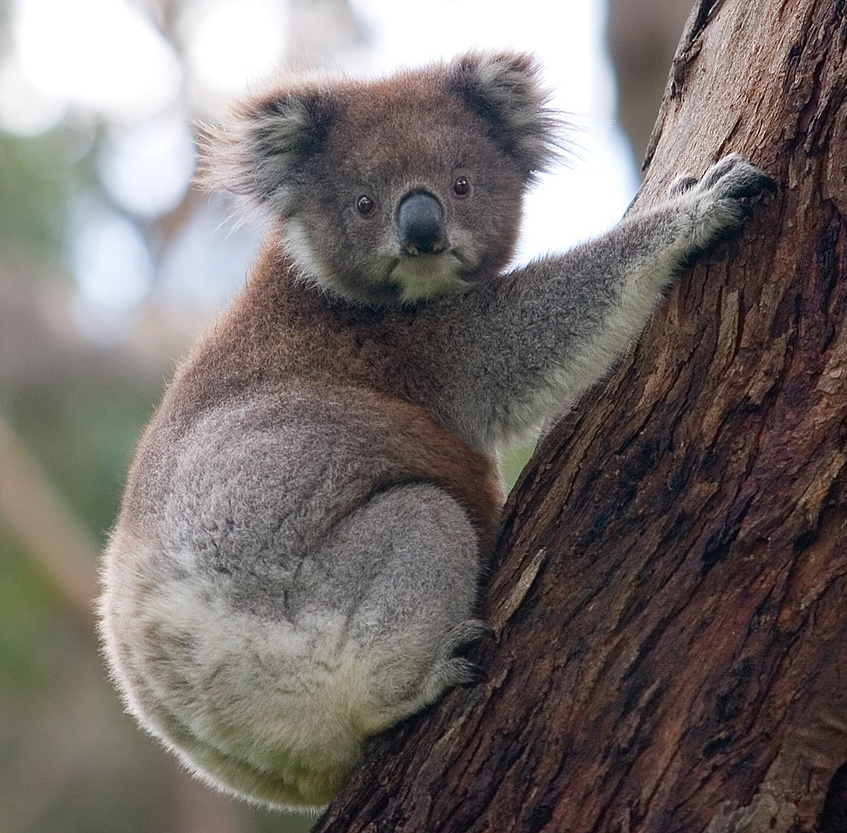
#> input picture img/Koala_climbing_tree.jpg, 847 x 833 px, shrunk from 1132 x 1113 before the run
$ python -i __init__.py   (imports and definitions only)
#> lines starting #> are read from the running program, lines starting #| are printed output that depends on the picture
from skimage import io
import numpy as np
from scipy.signal import convolve2d
from skimage.color import rgb2gray

class LoGEdgeDetector:
    # [48 lines left out: functions any_neighbor_zero, zero_crossing, gaussian_kernel, laplacian_of_gaussian_kernel, gaussian_laplace, not called in this run]

    @staticmethod
    def first_derivative_sobel(img):
        """Applies a Sobel filter to compute the first derivative."""
        if img.ndim > 2:
            img = rgb2gray(img)
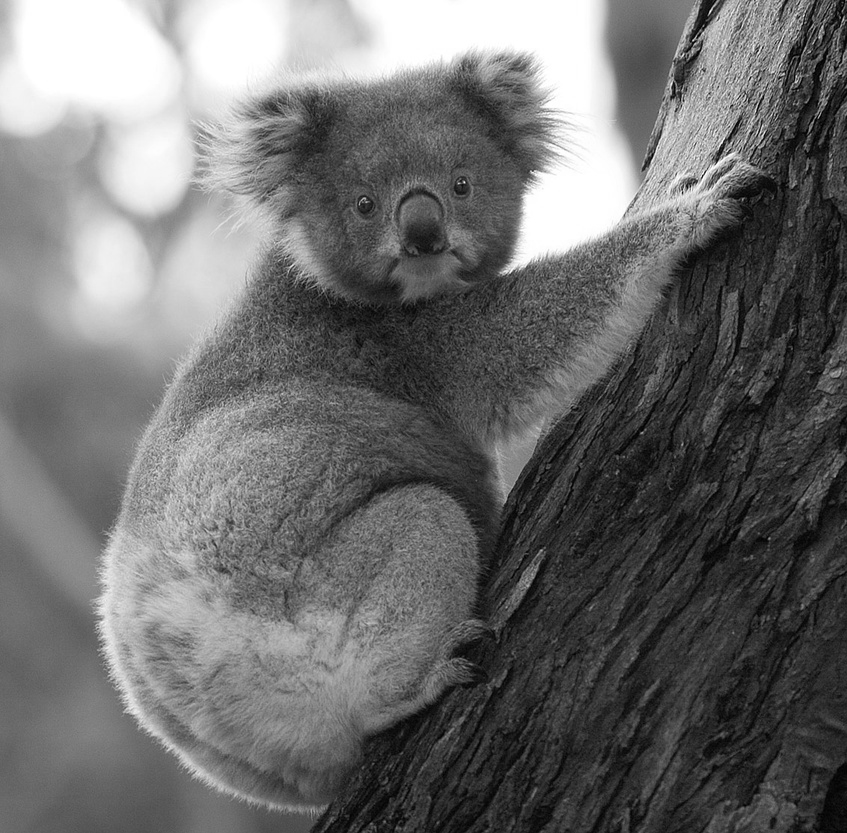
#> img: shape (833, 847) float64; min 0.00141, max 1, mean 0.431
        sobel_x = np.array([[-1, 0, 1], [-2, 0, 2], [-1, 0, 1]])
        sobel_y = np.array([[-1, -2, -1], [0, 0, 0], [1, 2, 1]])
        img_x = convolve2d(img, sobel_x, mode='same', boundary='fill', fillvalue=0)
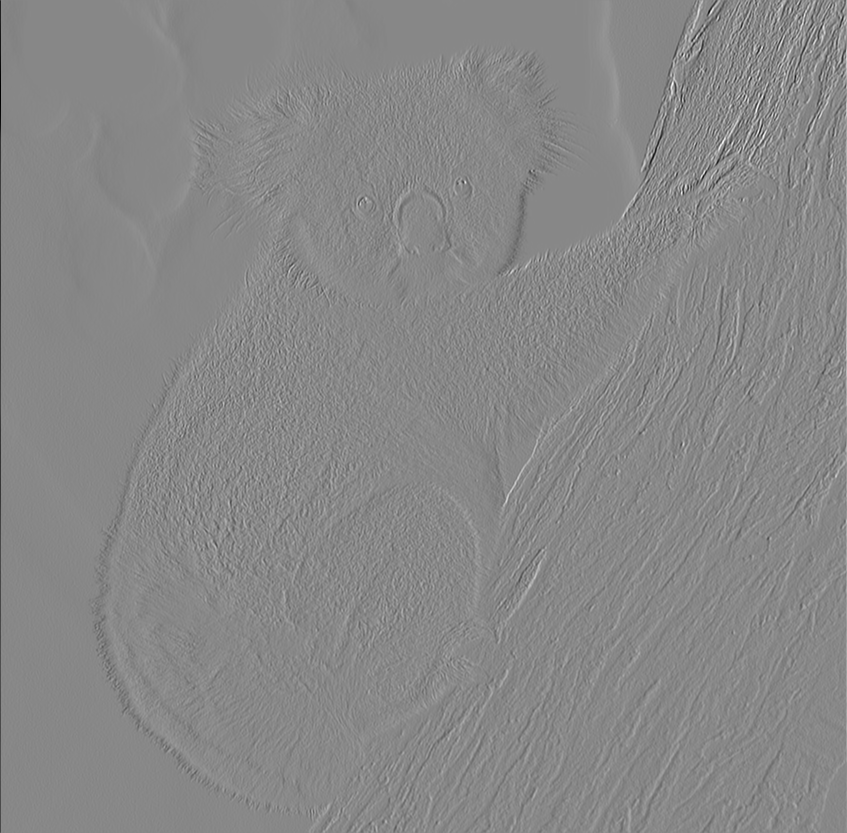
#> img_x: shape (833, 847) float64; min -3.77, max 3.3, mean 0.00165; drawn with min black and max white
        img_y = convolve2d(img, sobel_y, mode='same', boundary='fill', fillvalue=0)
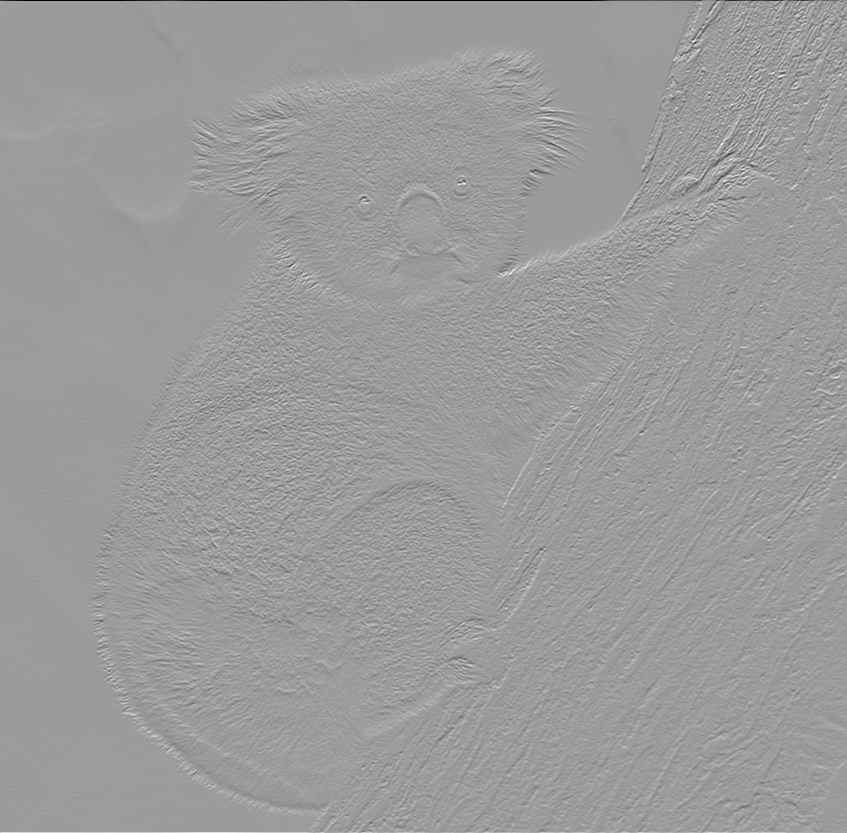
#> img_y: shape (833, 847) float64; min -4, max 2.56, mean 0.00271; drawn with min black and max white
        return np.hypot(img_x, img_y)
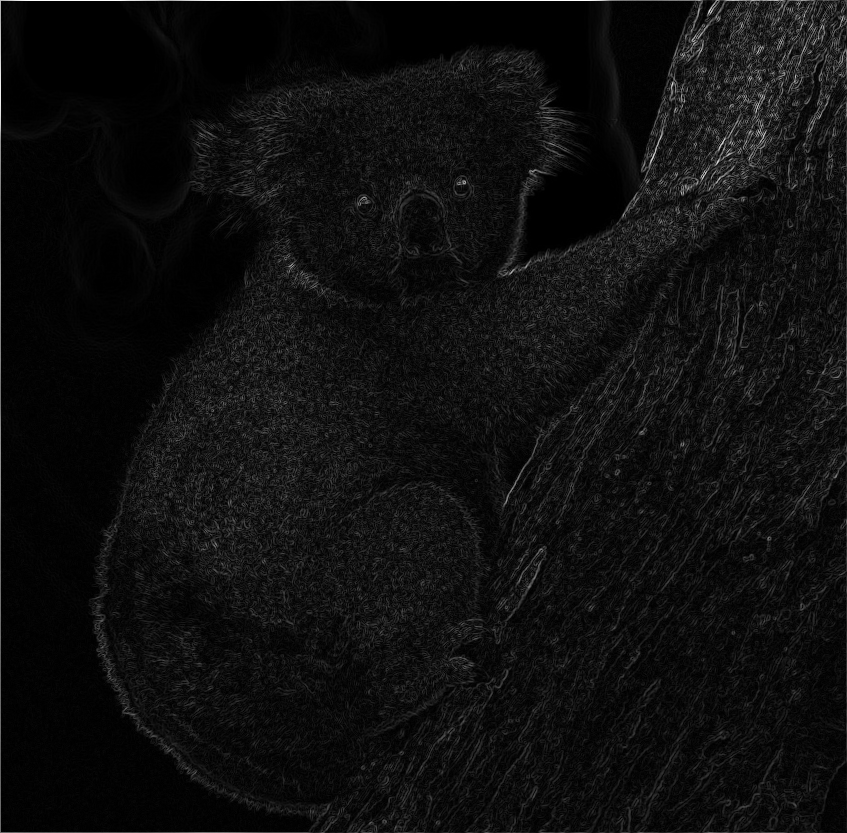
#> returned value: shape (833, 847) float64; min 0, max 4, mean 0.242; drawn with min black and max white

    # [7 lines left out: function second_derivative_laplacian, not called in this run]

>>> import cv2
>>> picture = cv2.cvtColor(cv2.imread('../img/Koala_climbing_tree.jpg'), cv2.COLOR_BGR2RGB)
>>> result = LoGEdgeDetector().first_derivative_sobel(picture)
